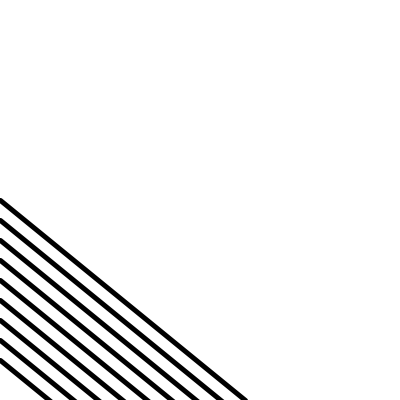
Frame 1 (no input)
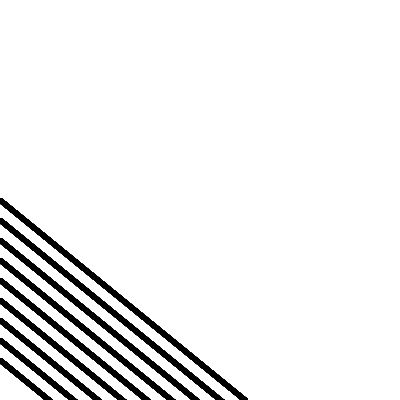
Frame 60 (the mouse pressed at the canvas centre just before this capture)
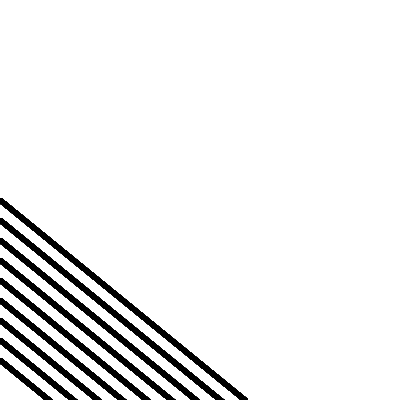
Frame 120 (the mouse held since frame 60 and released just before this capture)

The Processing sketch that drew these frames (run headless with seeded random() and noise(); from frame 60 on, the mouse is pressed at the canvas centre):

// Processing sketch: processing_62149
// ── processing_62149.pde

//Angst

void setup () {
  size (400, 400);
  strokeWeight(5);
  smooth();
  background(255);
}

void draw () {
  //fill(100, 10);
  //rect(0,0, width, height);
  //versatz = versatz + 0.15;
  for (int y = 200; y <= 370; y = y + 20) {
    line (0, y, 245, y+200);
  }
}
